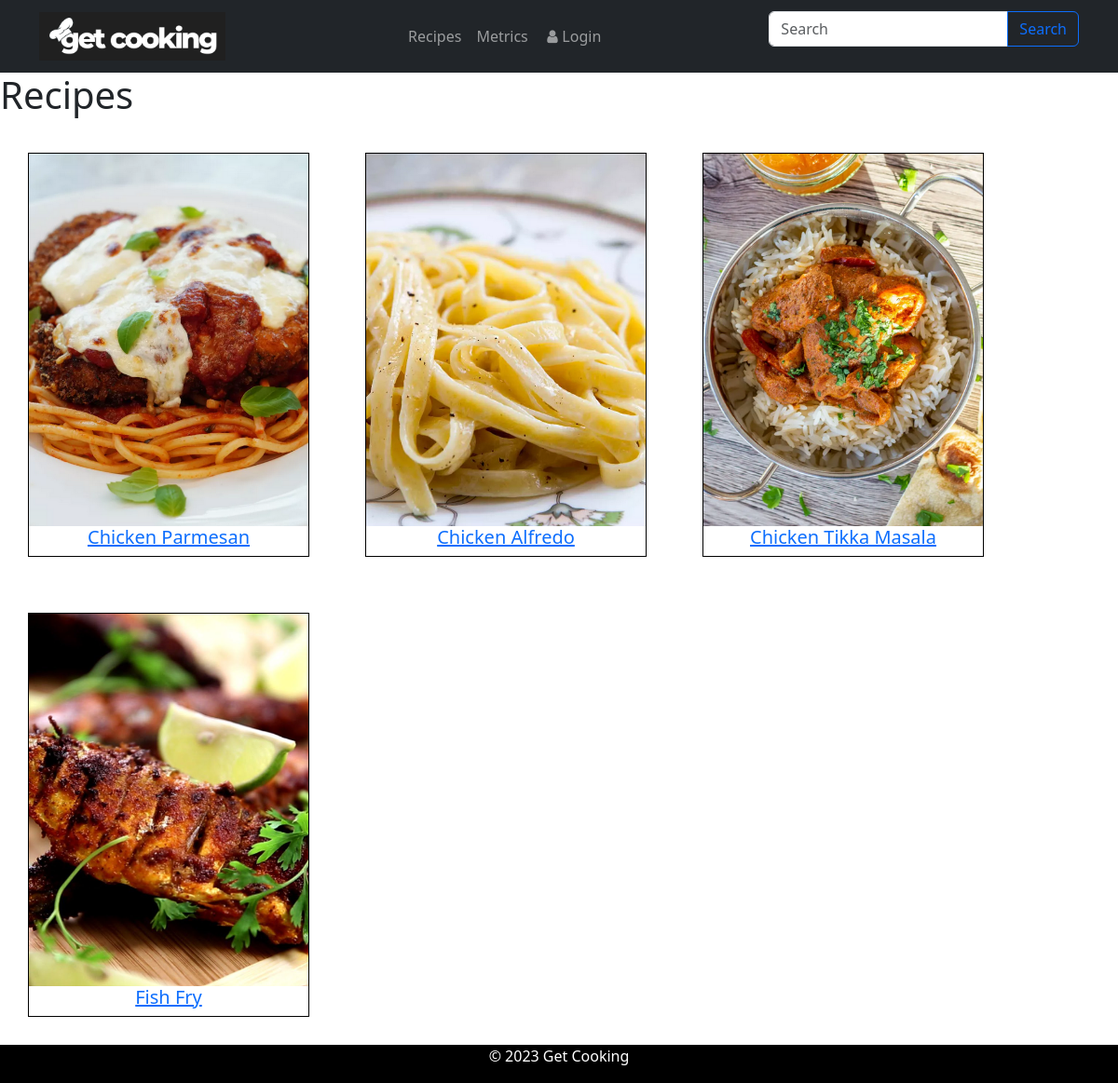
The app's page /recipe.php with its own data.
### tables this page shows
CREATE TABLE `recipes` (
  `RecipeID` int(11) NOT NULL,
  `RecipeName` varchar(255) NOT NULL,
  `Category` varchar(50) DEFAULT NULL,
  `Instructions` text DEFAULT NULL,
  `ImageURL` varchar(255) DEFAULT NULL
);

### recipe.php (the view, shortened to what this page needs)
<?php
include 'connect.php';
?>
<!DOCTYPE html>
<html lang="en">
<head>
<head>
    <link rel="stylesheet" href="style.css">
    <link rel="stylesheet" href="https://cdn.jsdelivr.net/npm/bootstrap@5.3.0/dist/css/bootstrap.min.css">
    <link rel="stylesheet" href="https://cdnjs.cloudflare.com/ajax/libs/font-awesome/4.7.0/css/font-awesome.min.css">
</head>
</head>
<body>
    <header class="navbar navbar-expand-lg navbar-dark bg-dark">
        <div class="container">
            <a class="navbar-brand" href="index.php">
                <img src="image/mylogo.png" alt="Logo" width="200">
            </a>
            <ul class="navbar-nav">
                <li class="nav-item">
                    <a class="nav-link" href="recipe.php">Recipes</a>
                </li>
                <li class="nav-item">
                    <a class="nav-link" href="metric.php">Metrics</a>
                </li>
                <li class="nav-item">
                    <a class="nav-link" href="login.php">
                        <i class="fa fa-fw fa-user"></i>Login
                    </a>
                </li>
            </ul>
            <form method="POST" action="search.php" class="d-flex">
                <div class="input-group mb-3">
                    <input class="form-control" name="recipeName" type="text" placeholder="Search" aria-label="Search">
                    <button class="btn btn-outline-primary" type="submit" name="search">Search</button>
                </div>
            </form>
        </div>
    </header>
    <div id="recipe-grid-view-container">
        <h1>Recipes</h1>
            <?php
                $sql = "SELECT RecipeID, RecipeName, ImageURL FROM Recipes";
                $result = $conn->query($sql);
                if ($result->num_rows > 0) {
                    while ($row = $result->fetch_assoc()) {
                        echo '<div class="recipe-card">';
                        echo '<a href="view_recipe.php?recipe_id=' . $row["RecipeID"] . '">';
                        echo '<img src="' . $row["ImageURL"] . '" alt="' . $row["RecipeName"] . '">';
                        echo '<h5>' . $row["RecipeName"] . '</h5>';
                        echo '</a>';
                        echo '</div>';
                    }
                } else {
                    echo "No recipes found.";
                }
            ?>
    </div>
    <footer>
        <p>&copy; 2023 Get Cooking</p>
    </footer>
</body>
</html>

### style.css (style rules this page uses)
body { padding:100; }
.container { max-width: 600px; margin:0 auto; }
.recipe-card { display: inline-block; margin: 30px; text-align: center; border: 1px solid black; }
.recipe-card img { width: 300px; height: 400px; object-fit: cover; }
footer { text-align: center; padding: 0.5px; background-color: black; color: white; }

### records on screen
recipes: ImageURL (picture), RecipeName "Chicken Parmesan"
recipes: ImageURL (picture), RecipeName "Chicken Alfredo"
recipes: ImageURL (picture), RecipeName "Chicken Tikka Masala"
recipes: ImageURL (picture), RecipeName "Fish Fry"
